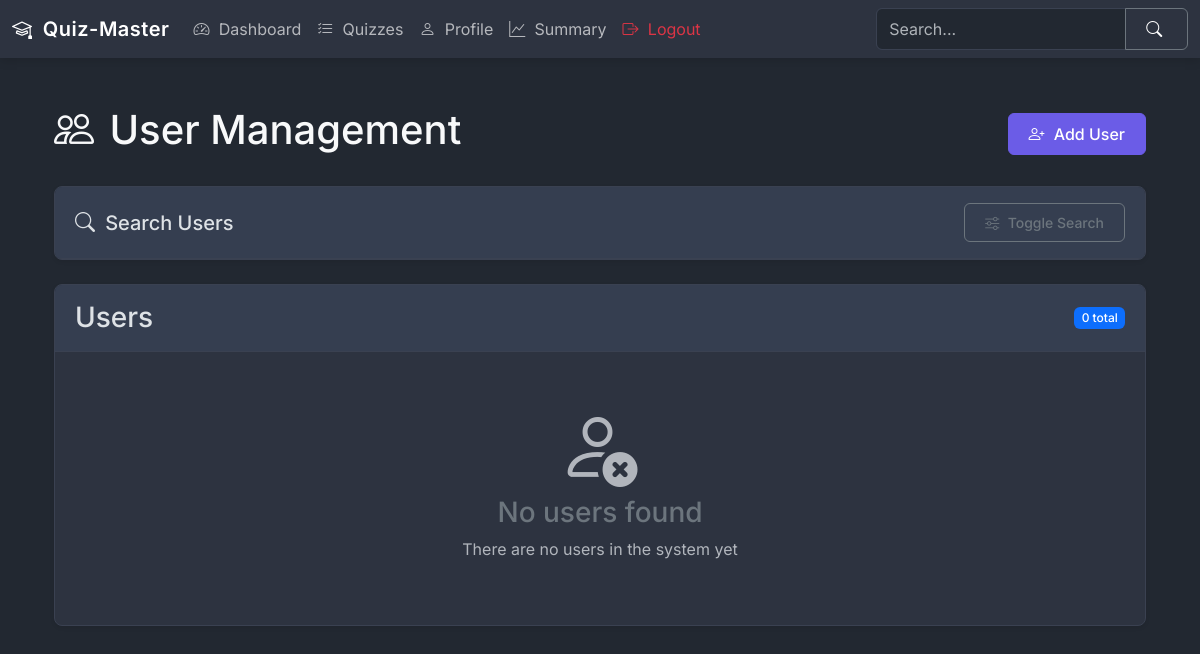
/admin/users (signed in), run on an earlier commit of the app's database.
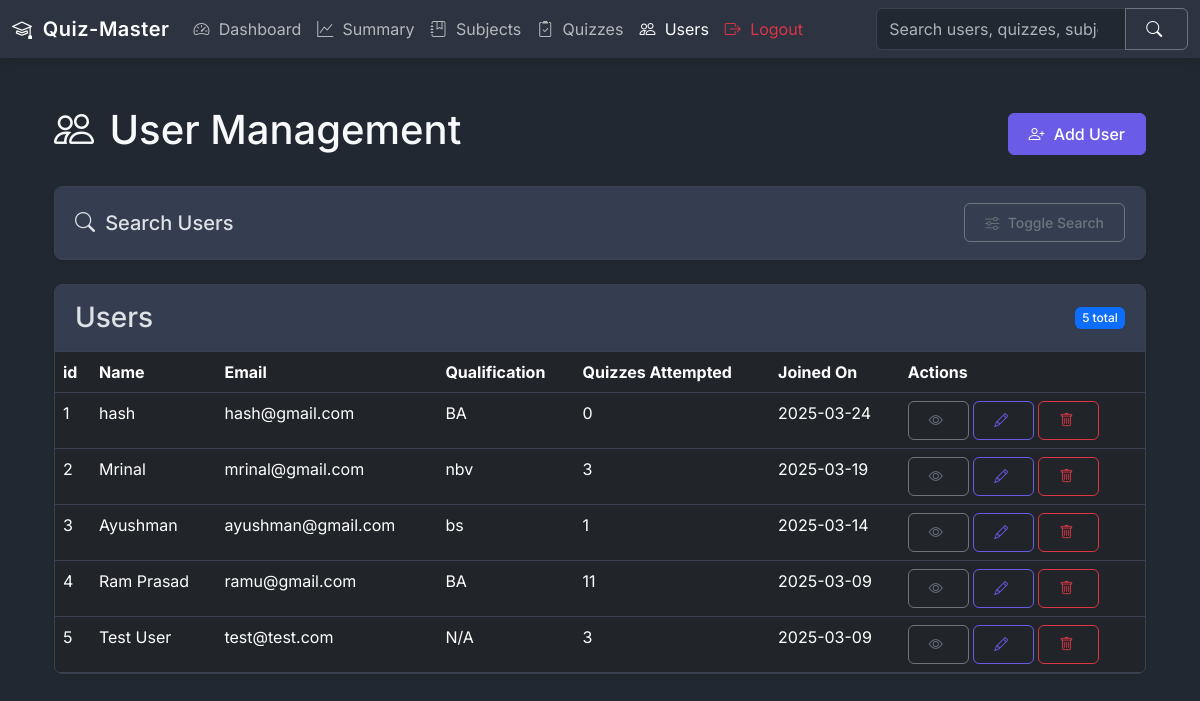
And on a later commit of the database.
### models.py (models this page shows)
class User(db.Model):
    id = db.Column(db.Integer, primary_key=True)
    email = db.Column(db.String(30), unique=True, nullable=False)
    password = db.Column(db.String(256), nullable=False)
    fullName = db.Column(db.String(50))
    qualification = db.Column(db.String(50))
    dob = db.Column(db.DateTime)
    created_at = db.Column(db.DateTime, default=datetime.now(timezone.utc))
    quiz_attempts = db.relationship('QuizAttempt', backref='user', lazy=True)
    scores = db.relationship('Score', backref='user', lazy=True)

### routes/admin_routes.py (the view, shortened to what this page needs)
@app.route('/admin/users')
@admin_required
def admin_users():
    search = request.args.get('search', '')
    sort_by = request.args.get('sort_by', 'recent')
    query = User.query.filter(User.email != 'admin@admin.com')
    if sort_by == 'recent':
        query = query.order_by(User.created_at.desc())
    elif sort_by == 'name_asc':
        query = query.order_by(User.fullName.asc())
    elif sort_by == 'name_desc':
        query = query.order_by(User.fullName.desc())
    elif sort_by == 'email_asc':
        query = query.order_by(User.email.asc())
    users = query.all()
    for user in users:
        user.quiz_attempts = QuizAttempt.query.filter_by(user_id=user.id).all()
        user.scores = Score.query.filter_by(user_id=user.id).all()
        for score in user.scores:
            score.quiz = Quiz.query.get(score.quiz_id)
    return render_template('admin/admin_user_list.html', users=users)

### utils.py (called while the page is built)
def admin_required(f):
    @wraps(f)
    def decorated_function(*args, **kwargs):
        if 'admin_id' not in session:
            flash('Admin access required!', 'danger')
            return redirect(url_for('login'))
        return f(*args, **kwargs)
    return decorated_function

### templates/admin/admin_user_list.html (shortened to what this page needs)
{% extends "base.html" %}
{% set active_dashboard = false %}
{% set active_subjects = false %}
{% set active_quizzes = false %}
{% set active_login = false %}
{% set active_signup = false %}
{% set active_users = true %}
{% block content %}
<div class="container py-4">
    <div class="d-flex justify-content-between align-items-center mb-4">
        <h1><i class="bi bi-people"></i> User Management</h1>
        <div>
            <button class="btn btn-primary" data-bs-toggle="modal" data-bs-target="#addUserModal">
                <i class="bi bi-person-plus"></i> Add User
            </button>
        </div>
    </div>
    <div class="card mb-4 shadow-sm">
        <div class="card-header">
            <div class="d-flex justify-content-between align-items-center">
                <h5 class="mb-0"><i class="bi bi-search"></i> Search Users</h5>
                <button class="btn btn-sm btn-outline-secondary" type="button" data-bs-toggle="collapse"
                    data-bs-target="#searchCollapse" aria-expanded="false" aria-controls="searchCollapse">
                    <i class="bi bi-sliders"></i> Toggle Search
                </button>
            </div>
        </div>
    </div>
    <div class="card shadow-sm">
        <div class="card-header">
            <div class="d-flex justify-content-between align-items-center">
                <h3 class="mb-0">Users</h3>
                <span class="badge bg-primary">{{ users|length }} total</span>
            </div>
        </div>
        <div class="card-body p-0">
            {% if users %}
            <div class="table-responsive">
                <table class="table table-hover mb-0">
                    <thead class="table">
                        <tr>
                            <th scope="col">id</th>
                            <th scope="col">Name</th>
                            <th scope="col">Email</th>
                            <th scope="col">Qualification</th>
                            <th scope="col">Quizzes Attempted</th>
                            <th scope="col">Joined On</th>
                            <th scope="col">Actions</th>
                        </tr>
                    </thead>
                    <tbody>
                        {% for user in users %}
                        <tr>
                            <td>{{ loop.index }}</td>
                            <td>{{ user.fullName }}</td>
                            <td>{{ user.email }}</td>
                            <td>{{ user.qualification or 'N/A' }}</td>
                            <td>{{ user.quiz_attempts|length }}</td>
                            <td>{{ user.created_at.strftime('%Y-%m-%d') }}</td>
                            <td>
                                <div class="gap-2">
                                    <button type="button" class="btn btn-sm btn-outline-secondary" data-bs-toggle="modal" data-bs-target="#viewUserModal-{{ user.id }}">
                                        <i class="bi bi-eye"></i>
                                    </button>
                                    <button type="button" class="btn btn-sm btn-outline-primary" data-bs-toggle="modal" data-bs-target="#editUserModal-{{ user.id }}">
                                        <i class="bi bi-pencil"></i>
                                    </button>
                                    <button type="button" class="btn btn-sm btn-outline-danger" data-bs-toggle="modal" data-bs-target="#deleteUserModal-{{ user.id }}">
                                        <i class="bi bi-trash"></i>
                                    </button>
                                </div>
                            </td>
                        </tr>
                        {% endfor %}
                    </tbody>
                </table>
            </div>
            {% else %}
            <div class="text-center py-5">
                <i class="bi bi-person-x display-1 text-muted mb-3"></i>
                <h3 class="text-secondary">No users found</h3>
                <p class="text-muted">
                    {% if request.args %}
                        No users match your search criteria. <a href="{{ url_for('admin_users') }}">Clear all filters</a>
                    {% else %}
                        There are no users in the system yet
                    {% endif %}
                </p>
            </div>
            {% endif %}
        </div>
    </div>
</div>
{% endblock %}

### templates/base.html (shortened to what this page needs)
<!DOCTYPE html>
<html lang="en" data-bs-theme="dark">
<head>
    <link href="https://cdn.jsdelivr.net/npm/bootstrap@5.3.3/dist/css/bootstrap.min.css" rel="stylesheet"
>
    <link rel="stylesheet" href="https://cdn.jsdelivr.net/npm/bootstrap-icons@1.11.3/font/bootstrap-icons.min.css">
    <link rel="stylesheet" href="{{ url_for('static', filename='css/style.css') }}">
</head>
<body>
    {% set active_dashboard = active_dashboard|default(false) %}
    {% set active_subjects = active_subjects|default(false) %}
    {% set active_quizzes = active_quizzes|default(false) %}
    {% set active_users = active_users|default(false) %}
    {% set active_login = active_login|default(false) %}
    {% set active_signup = active_signup|default(false) %}
    {% set active_summary = active_summary|default(false) %}
    {% set active_profile = active_profile|default(false) %}
    {% block navigation %}
    <nav class="navbar navbar-expand-lg">
        <div class="container-fluid">
            <a class="navbar-brand" href="/"><i class="bi bi-mortarboard"></i> Quiz-Master</a>
            <div class="collapse navbar-collapse" id="navbarSupportedContent">
                <ul class="navbar-nav me-auto mb-2 mb-lg-0">
                    {% if session.get('user_id') %}
                    <li class="nav-item">
                        <a class="nav-link {% if active_dashboard %}active{% endif %}"
                            href="{{ url_for('dashboard') }}"><i class="bi bi-speedometer2"></i> Dashboard</a>
                    </li>
                    <li class="nav-item">
                        <a class="nav-link {% if active_quizzes %}active{% endif %}"
                            href="{{ url_for('user_quizzes') }}"><i class="bi bi-list-check"></i> Quizzes</a>
                    </li>
                    <li class="nav-item">
                        <a class="nav-link {% if active_profile %}active{% endif %}"
                            href="{{ url_for('user_profile') }}"><i class="bi bi-person"></i> Profile</a>
                    </li>
                    <li class="nav-item">
                        <a class="nav-link {% if active_summary %}active{% endif %}"
                            href="{{ url_for('user_summary') }}"><i class="bi bi-graph-up"></i> Summary</a>
                    </li>
                    <li class="nav-item">
                        <a class="nav-link active text-danger" href="{{ url_for('logout') }}"><i
                                class="bi bi-box-arrow-right"></i> Logout</a>
                    </li>
                    {% elif session.get('admin_id') %}
                    <li class="nav-item">
                        <a class="nav-link {% if active_dashboard %}active{% endif %}" href="{{ url_for('admin') }}"><i
                                class="bi bi-speedometer2"></i> Dashboard</a>
                    </li>
                    <li class="nav-item">
                        <a class="nav-link {% if active_summary %}active{% endif %}" href="{{ url_for('admin_summary') }}"><i
                                class="bi bi-graph-up"></i> Summary</a>
                    </li>
                    <li class="nav-item">
                        <a class="nav-link {% if active_subjects %}active{% endif %}"
                            href="{{ url_for('admin_subjects') }}"><i class="bi bi-journal-bookmark"></i> Subjects</a>
                    </li>
                    <li class="nav-item">
                        <a class="nav-link {% if active_quizzes %}active{% endif %}"
                            href="{{ url_for('allQuizzes') }}"><i class="bi bi-clipboard2-check"></i> Quizzes</a>
                    </li>
                    <li class="nav-item">
                        <a class="nav-link {% if active_users %}active{% endif %}"
                            href="{{ url_for('admin_users') }}"><i class="bi bi-people"></i> Users</a>
                    </li>
                    <li class="nav-item">
                        <a class="nav-link active text-danger" href="{{ url_for('adminLogout') }}"><i
                                class="bi bi-box-arrow-right"></i> Logout</a>
                    </li>
                    {% endif %}
                </ul>
                {% if session.get('user_id') %}
                <form class="d-flex ms-auto" action="{{ url_for('user_search') }}" method="GET">
                    <div class="input-group">
                        <input class="form-control" type="search" name="q" placeholder="Search..." aria-label="Search"
                            style="max-width: 250px;">
                        <button class="btn btn-outline-secondary" type="submit"><i
                                class="bi bi-search text-white"></i></button>
                    </div>
                </form>
                {% elif session.get('admin_id') %}
                <form class="d-flex ms-auto" action="{{ url_for('admin_search') }}" method="GET">
                    <div class="input-group">
                        <input class="form-control" type="search" name="q"
                            placeholder="Search users, quizzes, subjects..." aria-label="Search"
                            style="max-width: 250px;">
                        <button class="btn btn-outline-secondary" type="submit"><i
                                class="bi bi-search text-white"></i></button>
                    </div>
                </form>
                {% endif %}
            </div>
        </div>
    </nav>
    {% endblock %}
    <div id="content" class="container mt-4">
        {% block content %}This is a page.{% endblock %}
    </div>
</body>
</html>

### static/css/style.css (style rules this page uses)
:root { --primary-color: #6b5ce7; --primary-light: rgba(107, 92, 231, 0.1); --secondary-color: #00d9bf; --secondary-light: rgba(0, 217, 191, 0.1); --danger-color: #ff6b6b; --danger-light: rgba(255, 107, 107, 0.1); --success-color: #2ecc71; --success-light: rgba(46, 204, 113, 0.1); --dark-bg: #222831; --card-bg: #2d3340; --card-header-bg: #353e50; --text-primary: #f8f9fa; --text-secondary: #b4b6bc; --text-muted: #999aa2; --border-color: #3a4151; }
body { font-family: 'Inter', 'Segoe UI', Roboto, Oxygen, Ubuntu, Cantarell, 'Open Sans', 'Helvetica Neue', sans-serif; background-color: var(--dark-bg); color: var(--text-primary); }
.navbar { background-color: var(--card-bg) !important; box-shadow: 0 2px 10px rgba(0, 0, 0, 0.15); }
.navbar-brand { font-weight: 600; letter-spacing: 0.5px; }
.card { background-color: var(--card-bg); border: 1px solid var(--border-color); box-shadow: 0 4px 12px rgba(0, 0, 0, 0.1); transition: transform 0.2s, box-shadow 0.2s; border-radius: 8px; overflow: hidden; }
.card-header { background-color: var(--card-header-bg); border-bottom: 1px solid var(--border-color); padding: 1rem 1.25rem; }
.card-body { padding: 1.5rem; }
.btn { border-radius: 6px; font-weight: 500; padding: 0.5rem 1.25rem; transition: all 0.2s; }
.btn-primary { background-color: var(--primary-color); border-color: var(--primary-color); }
.btn-outline-primary { color: var(--primary-color); border-color: var(--primary-color); }
.form-control { background-color: var(--dark-bg); border: 1px solid var(--border-color); color: var(--text-primary); border-radius: 6px; }
.bi { margin-right: 0.3rem; }
.badge { padding: 0.4em 0.6em; font-weight: 500; }
.table { color: var(--text-secondary); }
.table > :not(caption) > * > * { border-bottom-color: var(--border-color); }

What changed in the data, as far as the page shows it:
added User: fullName "hash", email "hash@gmail.com", qualification "BA", quiz_attempts|length "0", created_at "2025-03-24"
added User: fullName "Mrinal", email "mrinal@gmail.com", qualification "nbv", quiz_attempts|length "3", created_at "2025-03-19"
added User: fullName "Ayushman", email "ayushman@gmail.com", qualification "bs", quiz_attempts|length "1", created_at "2025-03-14"
added User: fullName "Ram Prasad", email "ramu@gmail.com", qualification "BA", quiz_attempts|length "11", created_at "2025-03-09"
added User: fullName "Test User", email "test@test.com", qualification "N/A", quiz_attempts|length "3", created_at "2025-03-09"
Also different on the page:
{{ users|length }}: "0" → "5"
text no longer shown: "Profile No users found There are no users in the system yet"
text now shown: "Subjects Users id Name Email Qualification Quizzes Attempted Joined On Actions"
